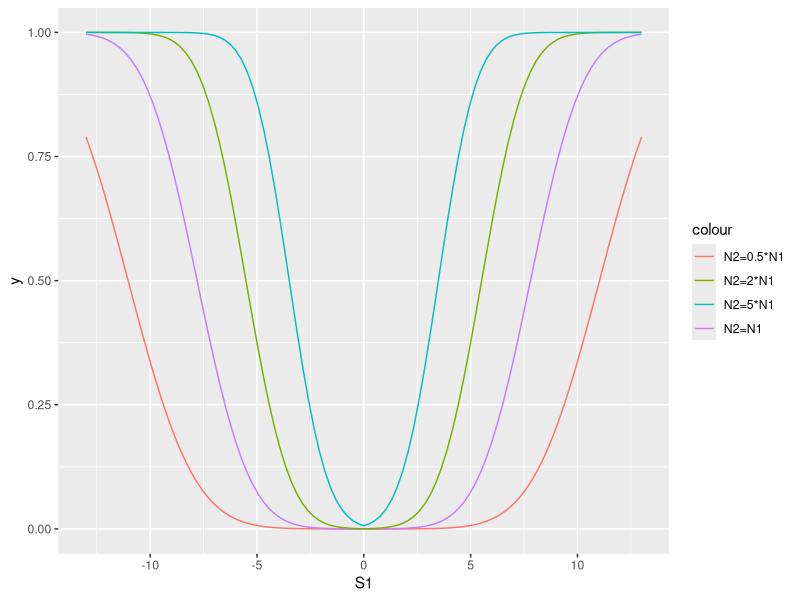
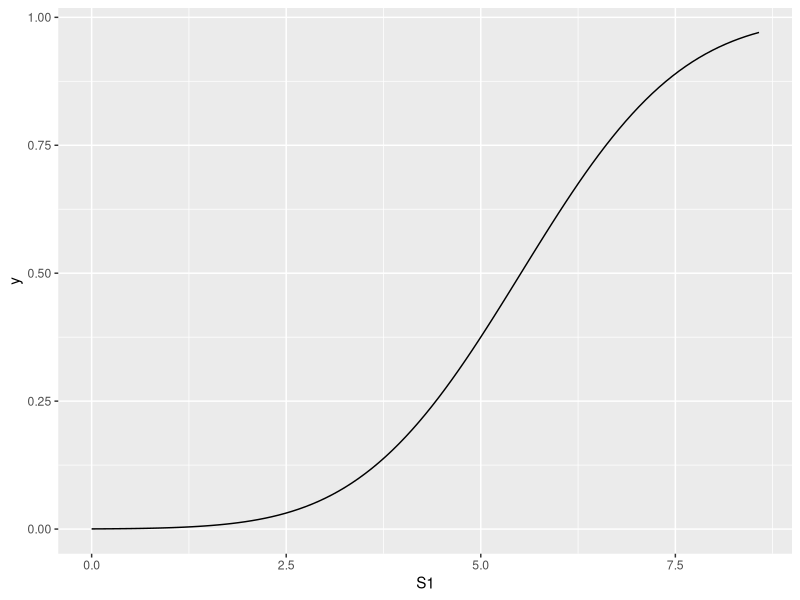

Here is the R script that generated these plots, in order:
#predicting whether s2 replicates given s1. Different Sample Size 

library(tidyverse)
library(MASS)
library(ggplot2)
library(dplyr)
library(plyr)
library(reshape2)

#simulating data 
sigma<-sqrt(2)
N=1000000
N_1=1
#N_1=10000
z_score=5.2

#probability of s2 replicating given s1
# calculate_pcondtional<-function(s1,sampleS1, sampleS2){
#   sd_S1<-sqrt(sampleS1*sigma^2+1)
#   sd_S2<-sqrt(sampleS2*sigma^2+1)
#   mean<-(sqrt(sampleS1*sampleS2)*sigma^2*s1)/(sd_S1^2)
#   var2<-1+((sampleS2*sigma^2)/(sd_S1)^2)
#   p<- (1-pnorm(zScore, mean, sqrt(var2)))+pnorm(-zScore, mean, sqrt(var2))
#   return(p)
# }

calculate_pcondtional<-function(s1,sampleS1, sampleS2){
  sd_S1<-sqrt(sampleS1*sigma^2+1)
  sd_S2<-sqrt(sampleS2*sigma^2+1)
  mean<-(sqrt(sampleS1)*sqrt(sampleS2)*sigma^2*s1)/(sd_S1^2)
  var2<-1+((sampleS2*sigma^2)/(sd_S1)^2)
  p <- s1
  for (i in 1:NROW(s1)){
    if (s1[i]>0){
      p[i]<-(1-pnorm(z_score, mean[i], sqrt(var2)))
    }
    else{
      p[i]<-pnorm(-z_score, mean[i], sqrt(var2))
    }
  }
  return(p)
}

lamda <- rnorm(n=N, mean=0, sd=sigma)

s1_dist<-matrix(nrow=N, ncol=1)
s2_dist1<-matrix(nrow=N, ncol=1)
s2_dist2<-matrix(nrow=N, ncol=1)
s2_dist3<-matrix(nrow=N, ncol=1)
s2_dist4<-matrix(nrow=N, ncol=1)

for (i in 1:N){
  s1_dist[i]<-rnorm(n=1,mean=lamda[i]*sqrt(N_1),sd=1)
  s2_dist1[i]<-rnorm(n=1,mean=lamda[i]*sqrt(N_1*0.5),sd=1)
  s2_dist2[i]<-rnorm(n=1,mean=lamda[i]*sqrt(N_1),sd=1)
  s2_dist3[i]<-rnorm(n=1,mean=lamda[i]*sqrt(N_1*2),sd=1)
  s2_dist4[i]<-rnorm(n=1,mean=lamda[i]*sqrt(N_1*5),sd=1)
}

table1<-as.data.frame(matrix(nrow=N, ncol=4))
colnames(table1)=c("N1", "N2", "S1", "Ps2")
table1$N1<-rep(N_1, N)
table1$N2<-rep(N_1*0.5, N)
table1$S1<-as.vector(s1_dist)
table1$Ps2<-calculate_pcondtional(table1$S1, N_1, table1$N2[1])

#actual replication rate table1
table1$S2<-as.vector(s2_dist1)
s1_sig<-nrow(filter(table1, S1>5.2|S1<(-5.2)))
s2_s1_sig<-nrow(filter(filter(table1, S1>5.2), S2>5.2)) + nrow(filter(filter(table1, S1<(-5.2)), S2<(-5.2)))
repRate=s2_s1_sig/N

#theoretical 
s1_sig_vector <-filter(table1, S1>5.2|S1<(-5.2))$S1
theo_rep2 <- sum(calculate_pcondtional(s1_sig_vector,sampleS1 = N_1, sampleS2 = N_1*0.5))/N


table2<-as.data.frame(matrix(nrow=N, ncol=4))
colnames(table2)=c("N1", "N2", "S1", "Ps2")
table2$N1<-rep(N_1, N)
table2$N2<-rep(N_1, N)
table2$S1<-as.vector(s1_dist)
table2$Ps2<-calculate_pcondtional(table2$S1, N_1, table2$N2[1])

#actual replication rate table2
table2$S2<-as.vector(s2_dist2)
s1_sig<-nrow(filter(table2, S1>5.2|S1<(-5.2)))
s2_s1_sig<-nrow(filter(filter(table2, S1>5.2), S2>5.2)) + nrow(filter(filter(table2, S1<(-5.2)), S2<(-5.2)))
repRate=s2_s1_sig/N

#theoretical 
s1_sig_vector <-filter(table2, S1>5.2|S1<(-5.2))$S1
theo_rep2 <- sum(calculate_pcondtional(s1_sig_vector,sampleS1 = N_1, sampleS2 = N_1))/N

table3<-as.data.frame(matrix(nrow=N, ncol=4))
colnames(table3)=c("N1", "N2", "S1", "Ps2")
table3$N1<-rep(N_1, N)
table3$N2<-rep(N_1*2, N)
table3$S1<-as.vector(s1_dist)
table3$Ps2<-calculate_pcondtional(table3$S1, N_1, table3$N2[1])

#actual replication rate table3
table3$S2<-as.vector(s2_dist3)
s1_sig<-nrow(filter(table3, S1>5.2|S1<(-5.2)))
s2_s1_sig<-nrow(filter(filter(table3, S1>5.2), S2>5.2)) + nrow(filter(filter(table3, S1<(-5.2)), S2<(-5.2)))
repRate=s2_s1_sig/N

#theoretical 
s1_sig_vector <-filter(table3, S1>5.2|S1<(-5.2))$S1
theo_rep2 <- sum(calculate_pcondtional(s1_sig_vector,sampleS1 = N_1, sampleS2 = N_1*2))/N

table4<-as.data.frame(matrix(nrow=N, ncol=4))
colnames(table4)=c("N1", "N2", "S1", "Ps2")
table4$N1<-rep(N_1, N)
table4$N2<-rep(N_1*5, N)
table4$S1<-s1_dist
table4$Ps2<-calculate_pcondtional(table4$S1, N_1, table4$N2[1])


#plotting probabilities 
probabilties_conditional<-ggplot(data=filter(table2, S1>0 & S1<100), mapping = aes(x=S1))+
  stat_function(fun=calculate_pcondtional, args=list(sampleS1=N_1, sampleS2=N_1))

probabilties_conditional<-ggplot(data=filter(table3, S1>0 & S1<100), mapping = aes(x=S1))+
  stat_function(fun=calculate_pcondtional, args=list(sampleS1=N_1, sampleS2=N_1*2))

#plotting the prabability of replicating given s1 true
P_S1_1<-ggplot(data=table1, mapping=aes(x=S1))+stat_function(fun=calculate_pcondtional, args=list(sampleS1=N_1, sampleS2=N_1*0.5),aes(colour="N2=0.5*N1"))+
  stat_function(fun=calculate_pcondtional, args=list(sampleS1=N_1, sampleS2=N_1),aes(colour="N2=N1"))+
  stat_function(fun=calculate_pcondtional, args=list(sampleS1=N_1, sampleS2=N_1*2),aes(colour="N2=2*N1"))+
  stat_function(fun=calculate_pcondtional, args=list(sampleS1=N_1, sampleS2=N_1*5),aes(colour="N2=5*N1"))+
  xlim(-13,13)
